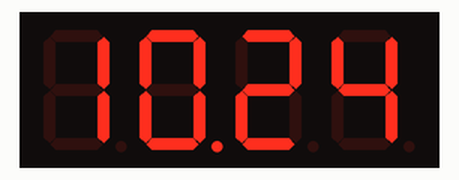
A sketch run on a simulated Arduino Uno, built with avr-gcc and run on an emulated ATmega328P. Parts: 4-digit seven-segment display. Wiring (inferred from the names in the program): 4-digit 7-segment display, segments lit when HIGH: segments pin 2, pin 3, pin 4, pin 5, pin 6, pin 7, pin 8, pin 9; digit selects pin 10, pin 11, pin 12, pin 13. The local clock reads 2024-03-15 10:24:30 at power-on unless the sketch sets it; the segment pins are drawn as the display they are named for.

Above: at 0.1 s.
At 5.1 s:
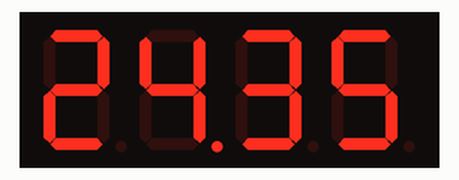
At 10.1 s:
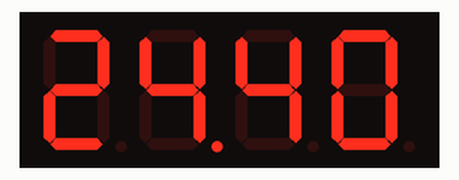
At 17.2 s:
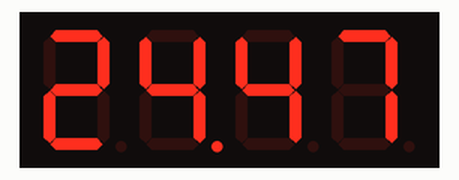
At 25.2 s:
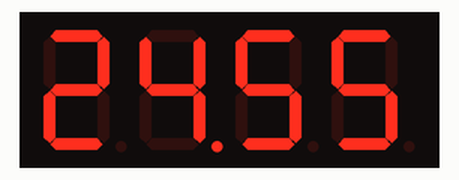
At 33.5 s:
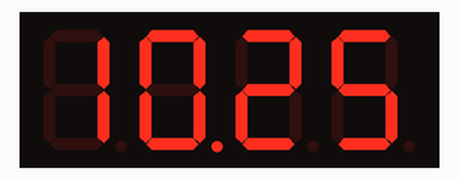

Measured:
- what the display in image 0 shows lasts 3.4 s, from 0.0 s to 3.4 s
- what the display in image 2 shows lasts 1.2 s, from 10.1 s to 11.3 s
- what the display in image 3 shows lasts 1.2 s, from 17.2 s to 18.4 s
- what the display in image 5 shows lasts 3.4 s, from 33.4 s to 36.8 s

The sketch:

arduino-ds1302-7segment-clock.ino
```cpp
#include <DS1302.h>

//================= DS1302 =================//
// Define pins for DS1302 RTC module
// Định nghĩa chân kết nối với module RTC DS1302
#define CE_PIN   A3   // RST
#define IO_PIN   A2   // DAT
#define SCLK_PIN A1   // CLK
DS1302 rtc(CE_PIN, IO_PIN, SCLK_PIN);


// ==================== PIN CONFIGURATION ====================
// Pins connected to 7-segment display
// Các chân nối với LED 7 đoạn
const int segmentPins[8] = {2,3,4,5,6,7,8,9}; // a,b,c,d,e,f,g,dp
const int digitPins[4]   = {10,11,12,13};     // D1,D2,D3,D4

// ==================== 7-SEGMENT CODE TABLE ====================
// Common cathode
// segCode[digit][segment] — 1 = ON, 0 = OFF
// Thứ tự: a,b,c,d,e,f,g,dp
const byte segCode[10][8] = {
  {1,1,1,1,1,1,0,0}, // 0
  {0,1,1,0,0,0,0,0}, // 1
  {1,1,0,1,1,0,1,0}, // 2
  {1,1,1,1,0,0,1,0}, // 3
  {0,1,1,0,0,1,1,0}, // 4
  {1,0,1,1,0,1,1,0}, // 5
  {1,0,1,1,1,1,1,0}, // 6
  {1,1,1,0,0,0,0,0}, // 7
  {1,1,1,1,1,1,1,0}, // 8
  {1,1,1,1,0,1,1,0}  // 9
};

bool showHourMinute = true;       // Flag to switch between HH:MM and MM:SS
// Cờ để chuyển hiển thị giữa HH:MM và MM:SS
unsigned long lastSwitch = 0;     // Last time we switched display
// Thời điểm lần cuối chuyển hiển thị

void setup() {
  // Configure segment and digit pins as OUTPUT
  // Cấu hình các chân 7 đoạn và digit là OUTPUT
  for (int i = 0; i < 8; i++) pinMode(segmentPins[i], OUTPUT);
  for (int i = 0; i < 4; i++) pinMode(digitPins[i], OUTPUT);

  rtc.writeProtect(false); // Disable write protection
  // Tắt bảo vệ ghi dữ liệu
  rtc.halt(false);         // Start RTC
  // Bật RTC (không dừng)
}

void loop() {
  Time t = rtc.time(); // Get current time from RTC
  // Lấy giờ hiện tại từ module RTC

  int h = t.hr;
  int m = t.min;
  int s = t.sec;

  int num[4]; // Array to hold 4 digits to display
  // Mảng lưu 4 số sẽ hiển thị

  if (showHourMinute) {
    // Display HH:MM
    // Hiển thị giờ:phút
    num[0] = h / 10;
    num[1] = h % 10;
    num[2] = m / 10;
    num[3] = m % 10;
  } else {
    // Display MM:SS
    // Hiển thị phút:giây
    num[0] = m / 10;
    num[1] = m % 10;
    num[2] = s / 10;
    num[3] = s % 10;
  }

  // Scan 4 digits multiple times for stable display
  // Quét 4 digit nhiều lần để hiển thị sáng đều
  for (int i = 0; i < 50; i++) {  // scan 50 times
    for (int d = 0; d < 4; d++) {
      showDigit(d, num[d], (d == 1)); // Light dot on 2nd digit (colon effect)
      // Bật chấm thập phân cho digit thứ 2 (hiệu ứng dấu :)
      delay(2); // ~2ms per digit
      // Thời gian sáng mỗi digit ~2ms
    }
  }

  // Switch between HH:MM and MM:SS every 3 seconds
  // Chuyển hiển thị giữa HH:MM và MM:SS mỗi 3 giây
  if (millis() - lastSwitch > 3000) {
    showHourMinute = !showHourMinute;
    lastSwitch = millis();
  }
}

// Function to display a single digit on 7-segment
// Hàm hiển thị 1 digit lên LED 7 đoạn
void showDigit(int digit, int num, bool dot) {
  // Turn off all digits first
  // Tắt tất cả các digit trước
  for (int i = 0; i < 4; i++) digitalWrite(digitPins[i], HIGH);

  // Write segment values for the number
  // Ghi giá trị các đoạn của số num
  for (int i = 0; i < 8; i++) {
    int state = segCode[num][i];
    if (i == 7 && dot) state = 1; // Turn on dot if needed
    // Bật chấm thập phân nếu cần
    digitalWrite(segmentPins[i], state);
  }

  // Turn on the selected digit
  // Bật digit tương ứng
  digitalWrite(digitPins[digit], LOW);
}
```
